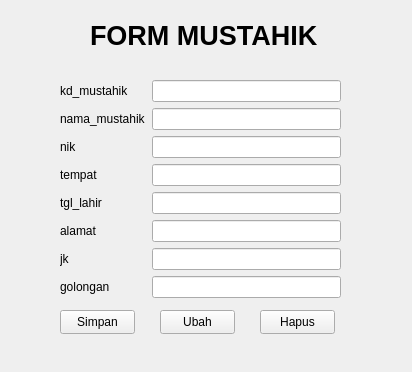
<?xml version="1.0" encoding="UTF-8"?>
<ui version="4.0">
 <class>Form</class>
 <widget class="QWidget" name="Form">
  <property name="geometry">
   <rect>
    <x>0</x>
    <y>0</y>
    <width>412</width>
    <height>372</height>
   </rect>
  </property>
  <property name="windowTitle">
   <string>Form</string>
  </property>
  <widget class="QWidget" name="formLayoutWidget">
   <property name="geometry">
    <rect>
     <x>60</x>
     <y>80</y>
     <width>281</width>
     <height>221</height>
    </rect>
   </property>
   <layout class="QFormLayout" name="formLayout">
    <item row="0" column="0">
     <widget class="QLabel" name="kd_mustahikLabel">
      <property name="text">
       <string>kd_mustahik</string>
      </property>
     </widget>
    </item>
    <item row="0" column="1">
     <widget class="QLineEdit" name="kd_mustahikLineEdit"/>
    </item>
    <item row="1" column="0">
     <widget class="QLabel" name="nama_mustahikLabel">
      <property name="text">
       <string>nama_mustahik</string>
      </property>
     </widget>
    </item>
    <item row="1" column="1">
     <widget class="QLineEdit" name="nama_mustahikLineEdit"/>
    </item>
    <item row="2" column="0">
     <widget class="QLabel" name="nikLabel">
      <property name="text">
       <string>nik</string>
      </property>
     </widget>
    </item>
    <item row="2" column="1">
     <widget class="QLineEdit" name="nikLineEdit"/>
    </item>
    <item row="3" column="0">
     <widget class="QLabel" name="tempatLabel">
      <property name="text">
       <string>tempat</string>
      </property>
     </widget>
    </item>
    <item row="3" column="1">
     <widget class="QLineEdit" name="tempatLineEdit"/>
    </item>
    <item row="4" column="0">
     <widget class="QLabel" name="tgl_lahirLabel">
      <property name="text">
       <string>tgl_lahir</string>
      </property>
     </widget>
    </item>
    <item row="4" column="1">
     <widget class="QLineEdit" name="tgl_lahirLineEdit"/>
    </item>
    <item row="5" column="0">
     <widget class="QLabel" name="alamatLabel">
      <property name="text">
       <string>alamat</string>
      </property>
     </widget>
    </item>
    <item row="5" column="1">
     <widget class="QLineEdit" name="alamatLineEdit"/>
    </item>
    <item row="6" column="0">
     <widget class="QLabel" name="jkLabel">
      <property name="text">
       <string>jk</string>
      </property>
     </widget>
    </item>
    <item row="6" column="1">
     <widget class="QLineEdit" name="jkLineEdit"/>
    </item>
    <item row="7" column="0">
     <widget class="QLabel" name="golonganLabel">
      <property name="text">
       <string>golongan</string>
      </property>
     </widget>
    </item>
    <item row="7" column="1">
     <widget class="QLineEdit" name="golonganLineEdit"/>
    </item>
   </layout>
  </widget>
  <widget class="QPushButton" name="pushButton">
   <property name="geometry">
    <rect>
     <x>60</x>
     <y>310</y>
     <width>75</width>
     <height>24</height>
    </rect>
   </property>
   <property name="text">
    <string>Simpan</string>
   </property>
  </widget>
  <widget class="QPushButton" name="pushButton_2">
   <property name="geometry">
    <rect>
     <x>160</x>
     <y>310</y>
     <width>75</width>
     <height>24</height>
    </rect>
   </property>
   <property name="text">
    <string>Ubah</string>
   </property>
  </widget>
  <widget class="QPushButton" name="pushButton_3">
   <property name="geometry">
    <rect>
     <x>260</x>
     <y>310</y>
     <width>75</width>
     <height>24</height>
    </rect>
   </property>
   <property name="text">
    <string>Hapus</string>
   </property>
  </widget>
  <widget class="QLabel" name="label">
   <property name="geometry">
    <rect>
     <x>90</x>
     <y>20</y>
     <width>231</width>
     <height>31</height>
    </rect>
   </property>
   <property name="font">
    <font>
     <pointsize>20</pointsize>
     <bold>true</bold>
    </font>
   </property>
   <property name="text">
    <string>FORM MUSTAHIK</string>
   </property>
  </widget>
 </widget>
 <resources/>
 <connections/>
</ui>
